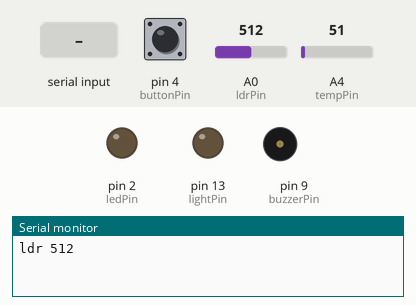
This program was run on a simulated Arduino Nano, built with avr-gcc and run on an emulated ATmega328P. On the bench: output pins drawn as LEDs (lit = HIGH), buzzer (waves = sounding), the last lines printed to the serial monitor. The inputs (shaded band) are chosen by the test bench; at power-on: pin 4 (buttonPin) LOW, A0 (ldrPin) = 512, A4 (tempPin) = 51.

Above: at 1.2 s.
1.3 s: "play" received over Serial
At 1.56 s:
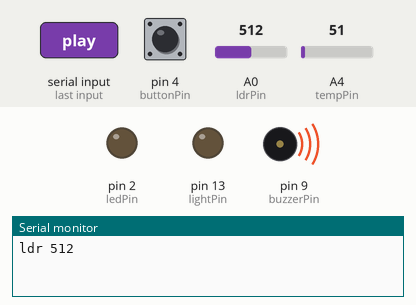
3.1 s: "ledOn" received over Serial
At 3.8 s:
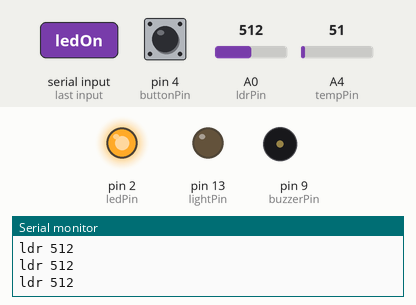
4.7 s: "lightOn" received over Serial
At 5.1 s:
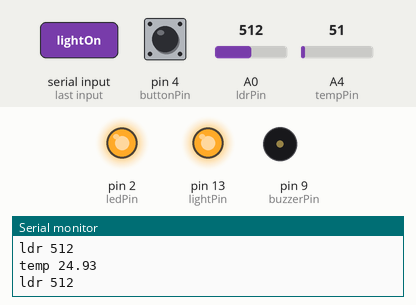
6.3 s: "ledOff" received over Serial
At 7.5 s:
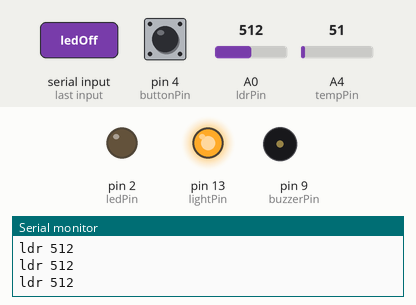
9.5 s: "play" received over Serial
At 9.76 s:
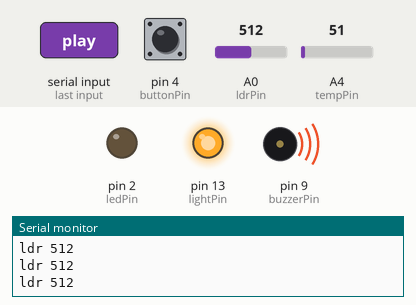
Timing chart, 0 to 12.3 s (numbered marks = the images above; inputs shaded):
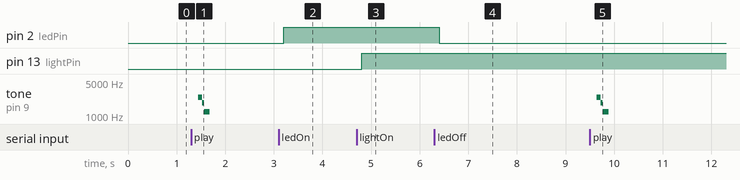

Measured:
- after the input at 1.3 s, tone on pin 9 (buzzerPin): silent → 2446 Hz after 0.14 s, → 1881 Hz 0.08 s later, → 1236 Hz 0.04 s later, → silent 0.12 s later
- after the input at 3.1 s, pin 2 (ledPin): LOW → HIGH after 0.10 s
- after the input at 4.7 s, pin 13 (lightPin): LOW → HIGH after 0.11 s
- after the input at 6.3 s, pin 2 (ledPin): HIGH → LOW after 0.11 s
- after the input at 9.5 s, tone on pin 9 (buzzerPin): silent → 2446 Hz after 0.14 s, → 1881 Hz 0.08 s later, → 1236 Hz 0.04 s later, → silent 0.12 s later

The program:

main.cpp
```cpp
#include <Arduino.h>

const int ledPin    = 2;
const int buttonPin = 4;
const int buzzerPin = 9;
const int lightPin  = 13;
const int ldrPin    = A0;
const int tempPin   = A4;

int buttonState;             // the current reading from the input pin
int lastButtonState = LOW;   // the previous reading from the input pin

// the following variables are unsigned longs because the time, measured in
// milliseconds, will quickly become a bigger number than can be stored in an int.
unsigned long lastDebounceTime = 0;  // the last time the output pin was toggled
unsigned long debounceDelay = 50;    // the debounce time; increase if the output flickers

unsigned long lastLdrTime = 0;
const unsigned long ldrDelay = 1000;

float temp = 25;
unsigned long lastTempTime = 0;
const unsigned long tempDelay = 5000;

void playTone(int tone, int duration) {
  for (long i = 0; i < duration * 1000L; i += tone * 2) {
    digitalWrite(buzzerPin, HIGH);
    delayMicroseconds(tone);
    digitalWrite(buzzerPin, LOW);
    delayMicroseconds(tone);
  }
}

void play() {
  playTone(200, 100);
  playTone(400, 100);
}

int button() {
  int res = 0;
  int reading = digitalRead(buttonPin);
  if (reading != lastButtonState) {
    lastDebounceTime = millis();
  }
  if ((millis() - lastDebounceTime) > debounceDelay) {
    if (reading != buttonState) {
      buttonState = reading;
      if (buttonState == HIGH) {
        Serial.println("button");
        res = 1;
      }
    }
  }
  lastButtonState = reading;
  return res;
}


void ldr() {
   if ((millis() - lastLdrTime) > ldrDelay) {
     int ldr = analogRead(ldrPin);
     Serial.print("ldr ");
     Serial.println(ldr);
     lastLdrTime = millis();
   }
}

void temperature() {
  int value = analogRead(tempPin);
  float millivolts = (value / 1023.0) * 5000;
  float celsius = millivolts / 10;

  temp = 0.99 * temp + 0.01 * celsius;

  if ((millis() - lastTempTime) > tempDelay) {
    Serial.print("temp ");
    Serial.println(temp);
    lastTempTime = millis();
  }

}

void processSerialInput() {
  if (Serial.available()!=0) {
    String command;
    command = Serial.readString();
    if (command.startsWith("play")) {
      play();
    }
    if (command.startsWith("ledOn")) {
      digitalWrite(ledPin, HIGH);
    }
    if (command.startsWith("ledOff")) {
      digitalWrite(ledPin, LOW);
    }
    if (command.startsWith("lightOn")) {
      digitalWrite(lightPin, HIGH);
    }
    if (command.startsWith("lightOff")) {
      digitalWrite(lightPin, LOW);
    }
  }
}


/**
 *  Setup
 */
void setup() {
  pinMode(ledPin, OUTPUT);
  pinMode(lightPin, OUTPUT);
  pinMode(buzzerPin, OUTPUT);
  pinMode(buttonPin, INPUT);
  pinMode(ldrPin, INPUT);
  pinMode(tempPin, INPUT);

  Serial.setTimeout(100);
  Serial.begin(9600);
}

/**
 *  The loop function runs over and over again forever
 */
void loop() {

  button();

  ldr();

  temperature();

  processSerialInput();

}
```
